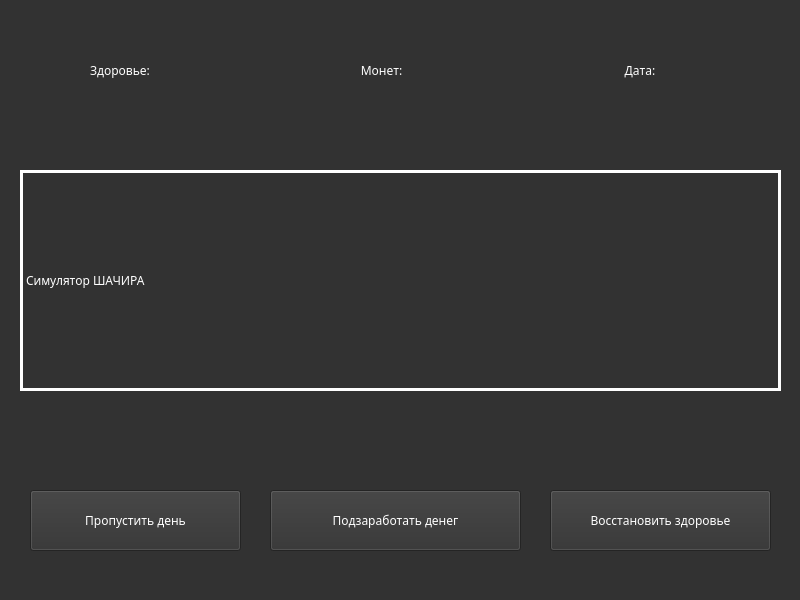
<?xml version="1.0" encoding="UTF-8"?>
<ui version="4.0">
 <class>MainWindow</class>
 <widget class="QMainWindow" name="MainWindow">
  <property name="geometry">
   <rect>
    <x>0</x>
    <y>0</y>
    <width>800</width>
    <height>600</height>
   </rect>
  </property>
  <property name="mouseTracking">
   <bool>false</bool>
  </property>
  <property name="windowTitle">
   <string>pythonRPG</string>
  </property>
  <property name="styleSheet">
   <string notr="true">background-color: #323232;
font-family: Tacticalbit;</string>
  </property>
  <widget class="QWidget" name="centralwidget">
   <widget class="QLabel" name="label">
    <property name="geometry">
     <rect>
      <x>40</x>
      <y>40</y>
      <width>160</width>
      <height>60</height>
     </rect>
    </property>
    <property name="font">
     <font>
      <family>Tacticalbit</family>
      <italic>false</italic>
      <bold>false</bold>
     </font>
    </property>
    <property name="autoFillBackground">
     <bool>false</bool>
    </property>
    <property name="styleSheet">
     <string notr="true">color: white;
background-color: None;
border: None;</string>
    </property>
    <property name="text">
     <string>Здоровье:</string>
    </property>
    <property name="alignment">
     <set>Qt::AlignCenter</set>
    </property>
   </widget>
   <widget class="QLabel" name="label_2">
    <property name="geometry">
     <rect>
      <x>300</x>
      <y>40</y>
      <width>160</width>
      <height>60</height>
     </rect>
    </property>
    <property name="font">
     <font>
      <family>Tacticalbit</family>
      <bold>false</bold>
     </font>
    </property>
    <property name="autoFillBackground">
     <bool>false</bool>
    </property>
    <property name="styleSheet">
     <string notr="true">color: white;
background-color: None;
border: None;</string>
    </property>
    <property name="text">
     <string> Монет:</string>
    </property>
    <property name="alignment">
     <set>Qt::AlignCenter</set>
    </property>
   </widget>
   <widget class="QLabel" name="label_3">
    <property name="geometry">
     <rect>
      <x>560</x>
      <y>40</y>
      <width>160</width>
      <height>60</height>
     </rect>
    </property>
    <property name="font">
     <font>
      <family>Tacticalbit</family>
      <bold>false</bold>
     </font>
    </property>
    <property name="autoFillBackground">
     <bool>false</bool>
    </property>
    <property name="styleSheet">
     <string notr="true">color: white;
background-color: None;
border: None;</string>
    </property>
    <property name="text">
     <string> Дата: </string>
    </property>
    <property name="alignment">
     <set>Qt::AlignCenter</set>
    </property>
   </widget>
   <widget class="QPushButton" name="pushButton">
    <property name="geometry">
     <rect>
      <x>550</x>
      <y>490</y>
      <width>221</width>
      <height>61</height>
     </rect>
    </property>
    <property name="styleSheet">
     <string notr="true">color: white;</string>
    </property>
    <property name="text">
     <string>Восстановить здоровье</string>
    </property>
   </widget>
   <widget class="QLabel" name="label_4">
    <property name="geometry">
     <rect>
      <x>20</x>
      <y>170</y>
      <width>761</width>
      <height>221</height>
     </rect>
    </property>
    <property name="styleSheet">
     <string notr="true">color: white;
border:3px solid white;</string>
    </property>
    <property name="text">
     <string>Симулятор ШАЧИРА</string>
    </property>
   </widget>
   <widget class="QPushButton" name="pushButton_2">
    <property name="geometry">
     <rect>
      <x>270</x>
      <y>490</y>
      <width>251</width>
      <height>61</height>
     </rect>
    </property>
    <property name="styleSheet">
     <string notr="true">color: white;</string>
    </property>
    <property name="text">
     <string>Подзаработать денег</string>
    </property>
   </widget>
   <widget class="QPushButton" name="pushButton_3">
    <property name="geometry">
     <rect>
      <x>30</x>
      <y>490</y>
      <width>211</width>
      <height>61</height>
     </rect>
    </property>
    <property name="styleSheet">
     <string notr="true">color: white;</string>
    </property>
    <property name="text">
     <string>Пропустить день</string>
    </property>
   </widget>
   <zorder>label_3</zorder>
   <zorder>label</zorder>
   <zorder>label_2</zorder>
   <zorder>pushButton</zorder>
   <zorder>label_4</zorder>
   <zorder>pushButton_2</zorder>
   <zorder>pushButton_3</zorder>
  </widget>
 </widget>
 <resources>
  <include location="res.qrc"/>
 </resources>
 <connections/>
</ui>
